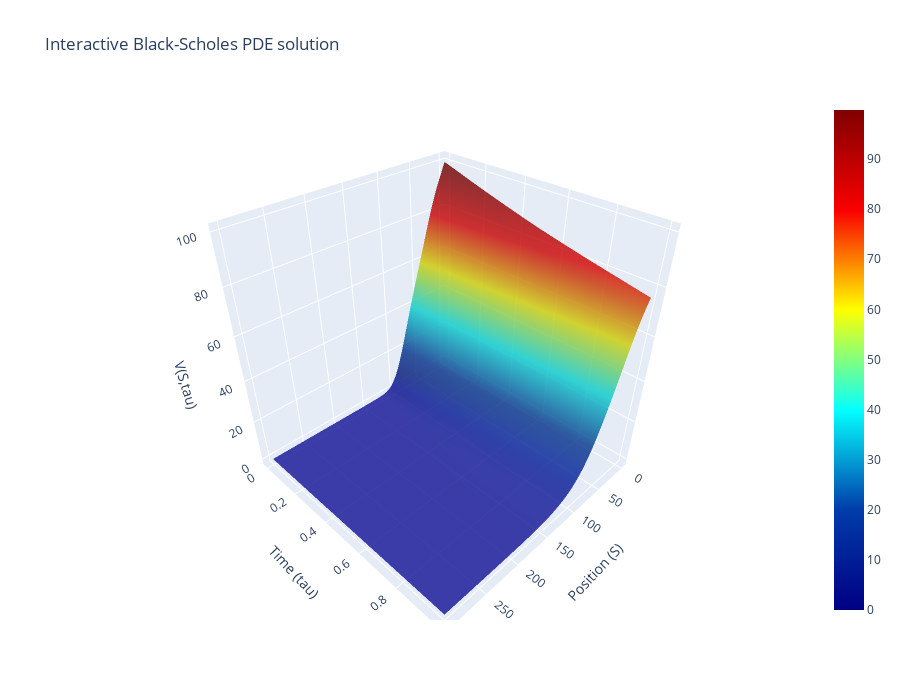

Write notebook code for a chart like this one.
### Code cell
visualize_for_r_and_sigma(pinn = pinn, r = 0.3, sigma = 0.4, N_points=100)

### Figure 1 — Plotly figure (JSON) as saved in the notebook; plotly's stock layout.template omitted (floating-point values rounded to 4 significant figures; data arrays with more than 128 entries replaced by an {"elided": "..."} marker saying what was removed)
{"data": [{"colorscale": [[0, "rgb(0,0,131)"], [0.2, "rgb(0,60,170)"], [0.4, "rgb(5,255,255)"], [0.6, "rgb(255,255,0)"], [0.8, "rgb(250,0,0)"], [1, "rgb(128,0,0)"]], "opacity": 0.8, "type": "surface", "x": {"elided": "100x100 float values"}, "y": {"elided": "100x100 float values"}, "z": {"elided": "100x100 float values"}}], "layout": {"autosize": true, "height": 700, "scene": {"xaxis": {"title": {"text": "Position (S)"}}, "yaxis": {"title": {"text": "Time (tau)"}}, "zaxis": {"title": {"text": "V(S,tau)"}}}, "title": {"text": "Interactive Black-Scholes PDE solution"}, "width": 900}}
